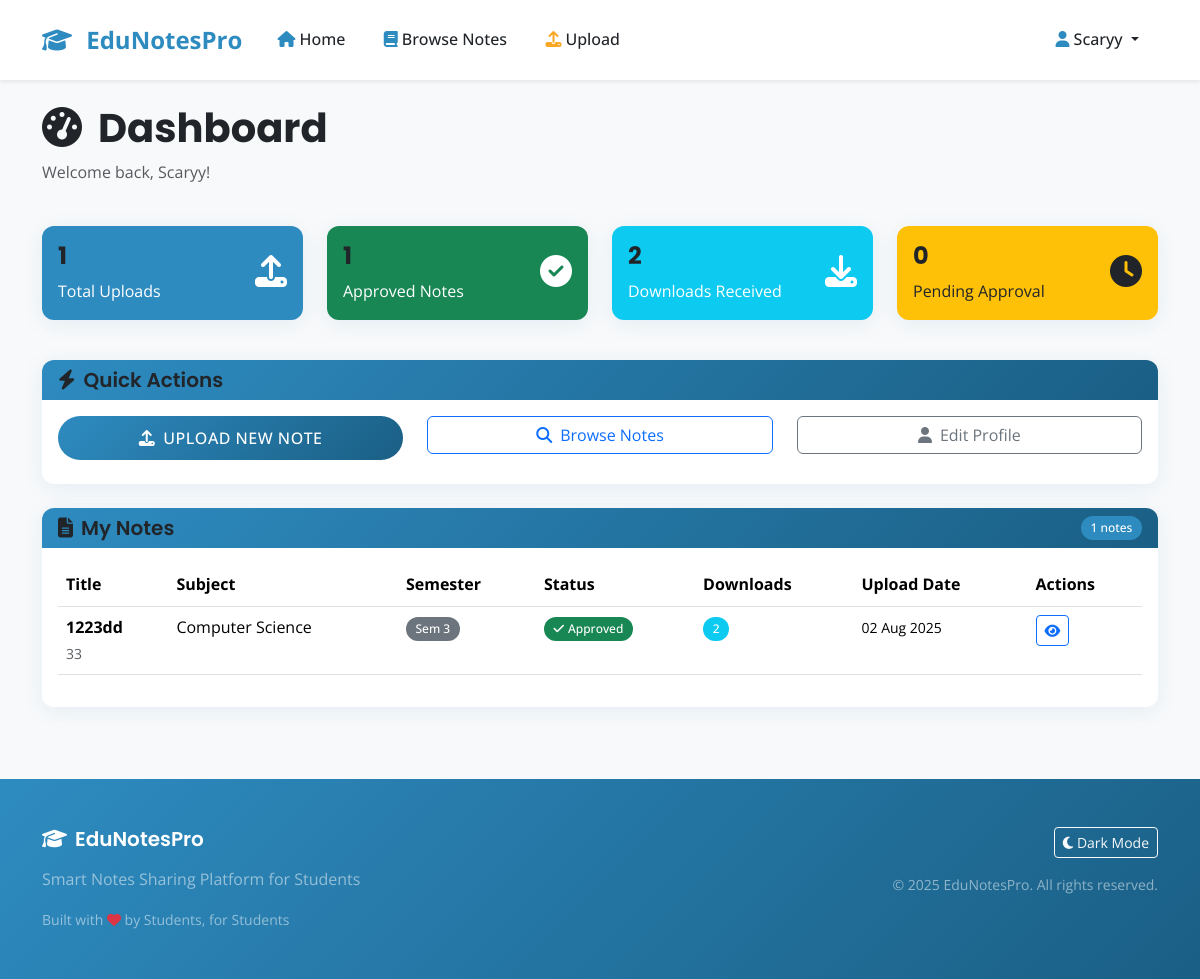
Page /dashboard (signed in) on the committed database.
### models.py (models this page shows, shortened)
class User(UserMixin, db.Model):
    id = db.Column(db.Integer, primary_key=True)
    username = db.Column(db.String(80), unique=True, nullable=False)
    email = db.Column(db.String(120), unique=True, nullable=False)
    password_hash = db.Column(db.String(256), nullable=False)
    is_admin = db.Column(db.Boolean, default=False)
    is_blocked = db.Column(db.Boolean, default=False)
    created_at = db.Column(db.DateTime, default=datetime.utcnow)
    security_question = db.Column(db.String(200))
    security_answer = db.Column(db.String(200))
    notes = db.relationship('Note', backref='author', lazy=True, cascade='all, delete-orphan')
    ratings = db.relationship('Rating', backref='user', lazy=True, cascade='all, delete-orphan')
    comments = db.relationship('Comment', backref='user', lazy=True, cascade='all, delete-orphan')
    downloads = db.relationship('Download', backref='user', lazy=True, cascade='all, delete-orphan')

class Note(db.Model):
    id = db.Column(db.Integer, primary_key=True)
    title = db.Column(db.String(200), nullable=False)
    description = db.Column(db.Text)
    filename = db.Column(db.String(200), nullable=False)
    original_filename = db.Column(db.String(200), nullable=False)
    file_size = db.Column(db.Integer)
    semester = db.Column(db.Integer, nullable=False)
    upload_date = db.Column(db.DateTime, default=datetime.utcnow)
    is_approved = db.Column(db.Boolean, default=False)
    download_count = db.Column(db.Integer, default=0)
    user_id = db.Column(db.Integer, db.ForeignKey('user.id'), nullable=False)
    subject_id = db.Column(db.Integer, db.ForeignKey('subject.id'), nullable=False)
    ratings = db.relationship('Rating', backref='note', lazy=True, cascade='all, delete-orphan')
    comments = db.relationship('Comment', backref='note', lazy=True, cascade='all, delete-orphan')
    downloads = db.relationship('Download', backref='note', lazy=True, cascade='all, delete-orphan')

class Subject(db.Model):
    id = db.Column(db.Integer, primary_key=True)
    name = db.Column(db.String(100), unique=True, nullable=False)
    code = db.Column(db.String(20), unique=True, nullable=False)
    notes = db.relationship('Note', backref='subject', lazy=True)

### routes.py (the view)
@app.route('/dashboard')
def dashboard():
    if 'user_id' not in session:
        flash('Please log in to access dashboard.', 'error')
        return redirect(url_for('login'))
    user = User.query.get(session['user_id'])
    user_notes = Note.query.filter_by(user_id=user.id).all()
    total_uploads = len(user_notes)
    approved_uploads = len([note for note in user_notes if note.is_approved])
    total_downloads_received = sum(note.download_count for note in user_notes)
    return render_template('dashboard.html',
                         user=user,
                         user_notes=user_notes,
                         total_uploads=total_uploads,
                         approved_uploads=approved_uploads,
                         total_downloads_received=total_downloads_received)

### templates/dashboard.html (shortened to what this page needs)
{% extends "base.html" %}
{% block content %}
<div class="container py-4">
    <div class="row mb-4">
        <div class="col-12">
            <h1 class="fw-bold">
                <i class="fas fa-tachometer-alt me-3"></i>Dashboard
            </h1>
            <p class="text-muted">Welcome back, {{ user.username }}!</p>
        </div>
    </div>
    <div class="row mb-4">
        <div class="col-lg-3 col-md-6 mb-3">
            <div class="card bg-primary text-white">
                <div class="card-body">
                    <div class="d-flex justify-content-between">
                        <div>
                            <h4 class="fw-bold">{{ total_uploads }}</h4>
                            <p class="mb-0">Total Uploads</p>
                        </div>
                        <div class="align-self-center">
                            <i class="fas fa-upload fa-2x"></i>
                        </div>
                    </div>
                </div>
            </div>
        </div>
        <div class="col-lg-3 col-md-6 mb-3">
            <div class="card bg-success text-white">
                <div class="card-body">
                    <div class="d-flex justify-content-between">
                        <div>
                            <h4 class="fw-bold">{{ approved_uploads }}</h4>
                            <p class="mb-0">Approved Notes</p>
                        </div>
                        <div class="align-self-center">
                            <i class="fas fa-check-circle fa-2x"></i>
                        </div>
                    </div>
                </div>
            </div>
        </div>
        <div class="col-lg-3 col-md-6 mb-3">
            <div class="card bg-info text-white">
                <div class="card-body">
                    <div class="d-flex justify-content-between">
                        <div>
                            <h4 class="fw-bold">{{ total_downloads_received }}</h4>
                            <p class="mb-0">Downloads Received</p>
                        </div>
                        <div class="align-self-center">
                            <i class="fas fa-download fa-2x"></i>
                        </div>
                    </div>
                </div>
            </div>
        </div>
        <div class="col-lg-3 col-md-6 mb-3">
            <div class="card bg-warning text-dark">
                <div class="card-body">
                    <div class="d-flex justify-content-between">
                        <div>
                            <h4 class="fw-bold">{{ total_uploads - approved_uploads }}</h4>
                            <p class="mb-0">Pending Approval</p>
                        </div>
                        <div class="align-self-center">
                            <i class="fas fa-clock fa-2x"></i>
                        </div>
                    </div>
                </div>
            </div>
        </div>
    </div>
    <div class="row mb-4">
        <div class="col-12">
            <div class="card">
                <div class="card-header">
                    <h5 class="mb-0">
                        <i class="fas fa-bolt me-2"></i>Quick Actions
                    </h5>
                </div>
                <div class="card-body">
                    <div class="row">
                        <div class="col-md-4 mb-2">
                            <a href="{{ url_for('upload_note') }}" class="btn btn-primary w-100">
                                <i class="fas fa-upload me-2"></i>Upload New Note
                            </a>
                        </div>
                        <div class="col-md-4 mb-2">
                            <a href="{{ url_for('view_notes') }}" class="btn btn-outline-primary w-100">
                                <i class="fas fa-search me-2"></i>Browse Notes
                            </a>
                        </div>
                        <div class="col-md-4 mb-2">
                            <a href="{{ url_for('profile') }}" class="btn btn-outline-secondary w-100">
                                <i class="fas fa-user me-2"></i>Edit Profile
                            </a>
                        </div>
                    </div>
                </div>
            </div>
        </div>
    </div>
    <div class="row">
        <div class="col-12">
            <div class="card">
                <div class="card-header d-flex justify-content-between align-items-center">
                    <h5 class="mb-0">
                        <i class="fas fa-file-alt me-2"></i>My Notes
                    </h5>
                    <span class="badge bg-primary">{{ user_notes|length }} notes</span>
                </div>
                <div class="card-body">
                    {% if user_notes %}
                    <div class="table-responsive">
                        <table class="table table-hover">
                            <thead>
                                <tr>
                                    <th>Title</th>
                                    <th>Subject</th>
                                    <th>Semester</th>
                                    <th>Status</th>
                                    <th>Downloads</th>
                                    <th>Upload Date</th>
                                    <th>Actions</th>
                                </tr>
                            </thead>
                            <tbody>
                                {% for note in user_notes %}
                                <tr>
                                    <td>
                                        <strong>{{ note.title }}</strong>
                                        {% if note.description %}
                                        <br><small class="text-muted">{{ note.description[:50] }}{% if note.description|length > 50 %}...{% endif %}</small>
                                        {% endif %}
                                    </td>
                                    <td>{{ note.subject.name }}</td>
                                    <td>
                                        <span class="badge bg-secondary">Sem {{ note.semester }}</span>
                                    </td>
                                    <td>
                                        {% if note.is_approved %}
                                        <span class="badge bg-success">
                                            <i class="fas fa-check me-1"></i>Approved
                                        </span>
                                        {% else %}
                                        <span class="badge bg-warning">
                                            <i class="fas fa-clock me-1"></i>Pending
                                        </span>
                                        {% endif %}
                                    </td>
                                    <td>
                                        <span class="badge bg-info">{{ note.download_count }}</span>
                                    </td>
                                    <td>
                                        <small>{{ note.upload_date.strftime('%d %b %Y') }}</small>
                                    </td>
                                    <td>
                                        <a href="{{ url_for('note_detail', note_id=note.id) }}" class="btn btn-sm btn-outline-primary">
                                            <i class="fas fa-eye"></i>
                                        </a>
                                    </td>
                                </tr>
                                {% endfor %}
                            </tbody>
                        </table>
                    </div>
                    {% endif %}
                </div>
            </div>
        </div>
    </div>
</div>
{% endblock %}

### templates/base.html (shortened to what this page needs)
<!DOCTYPE html>
<html lang="en">
<head>
    <link href="https://cdn.jsdelivr.net/npm/bootstrap@5.3.2/dist/css/bootstrap.min.css" rel="stylesheet">
    <link href="https://cdnjs.cloudflare.com/ajax/libs/font-awesome/6.4.0/css/all.min.css" rel="stylesheet">
    <link href="https://unpkg.com/aos@2.3.1/dist/aos.css" rel="stylesheet">
    <link href="{{ url_for('static', filename='css/custom.css') }}" rel="stylesheet">
    {% block extra_head %}{% endblock %}</head>
<body class="bg-light">
    <nav class="navbar navbar-expand-lg navbar-light bg-white shadow-sm sticky-top">
        <div class="container">
            <a class="navbar-brand fw-bold text-primary" href="{{ url_for('index') }}">
                <i class="fas fa-graduation-cap me-2 text-primary"></i>
                <span style="color: #2E8BC0;">EduNotesPro</span>
            </a>
            <div class="collapse navbar-collapse" id="navbarNav">
                <ul class="navbar-nav me-auto">
                    <li class="nav-item">
                        <a class="nav-link text-dark fw-medium" href="{{ url_for('index') }}">
                            <i class="fas fa-home me-1 text-primary"></i>Home
                        </a>
                    </li>
                    <li class="nav-item">
                        <a class="nav-link text-dark fw-medium" href="{{ url_for('view_notes') }}">
                            <i class="fas fa-book me-1 text-primary"></i>Browse Notes
                        </a>
                    </li>
                    {% if session.user_id %}
                    <li class="nav-item">
                        <a class="nav-link text-dark fw-medium" href="{{ url_for('upload_note') }}">
                            <i class="fas fa-upload me-1 text-warning"></i>Upload
                        </a>
                    </li>
                    {% endif %}
                </ul>
                <ul class="navbar-nav">
                    {% if session.user_id %}
                        <li class="nav-item dropdown">
                            <a class="nav-link dropdown-toggle text-dark fw-medium" href="#" id="navbarDropdown" role="button" data-bs-toggle="dropdown">
                                <i class="fas fa-user me-1 text-primary"></i>{{ session.username }}
                            </a>
                        </li>
                    {% endif %}
                </ul>
            </div>
        </div>
    </nav>
    <main>
        {% block content %}{% endblock %}
    </main>
    <footer class="mt-5 py-5" style="background: linear-gradient(135deg, #2E8BC0 0%, #1a5f85 100%);">
        <div class="container">
            <div class="row">
                <div class="col-md-8">
                    <h5 class="text-white mb-3">
                        <i class="fas fa-graduation-cap me-2"></i>EduNotesPro
                    </h5>
                    <p class="text-white-50 mb-3">Smart Notes Sharing Platform for Students</p>
                    <p class="text-white-50 small mb-0">
                        Built with <i class="fas fa-heart text-danger"></i> by Students, for Students
                    </p>
                </div>
                <div class="col-md-4 text-md-end">
                    <div class="mb-3">
                        <button class="btn btn-outline-light btn-sm" id="themeToggle">
                            <i class="fas fa-moon" id="themeIcon"></i>
                            <span id="themeText">Dark Mode</span>
                        </button>
                    </div>
                    <p class="text-white-50 small mb-0">&copy; 2025 EduNotesPro. All rights reserved.</p>
                </div>
            </div>
        </div>
    </footer>
</body>
</html>

### static/css/custom.css (style rules this page uses)
:root { --primary-color: #2E8BC0; --accent-color: #F9A826; --background-color: #F4F6F7; --text-color: #212529; --card-bg: #ffffff; --border-radius: 12px; --box-shadow: 0 4px 20px rgba(46, 139, 192, 0.1); --hover-shadow: 0 8px 30px rgba(46, 139, 192, 0.15); --gradient-primary: linear-gradient(135deg, #2E8BC0 0%, #1a5f85 100%); --gradient-accent: linear-gradient(135deg, #F9A826 0%, #e6941f 100%); }
body { font-family: 'Open Sans', -apple-system, BlinkMacSystemFont, 'Segoe UI', Roboto, sans-serif; line-height: 1.6; color: var(--text-color); background-color: var(--background-color); }
h1, h2, h3, h4, h5, h6 { font-family: 'Poppins', sans-serif; font-weight: 600; color: var(--text-color); }
.text-primary { color: var(--primary-color) !important; }
.bg-primary { background-color: var(--primary-color) !important; }
.btn-primary { background: var(--gradient-primary); border: none; border-radius: 25px; padding: 10px 30px; font-weight: 500; transition: all 0.3s ease; text-transform: uppercase; letter-spacing: 0.5px; }
.text-warning { color: var(--accent-color) !important; }
.card { border: none; border-radius: var(--border-radius); box-shadow: var(--box-shadow); transition: all 0.3s ease; background: var(--card-bg); overflow: hidden; }
.card-header { background: var(--gradient-primary); color: white; border: none; font-weight: 600; }
.navbar { padding: 1rem 0; transition: all 0.3s ease; }
.navbar-brand { font-size: 1.5rem; font-weight: 700; }
.nav-link { font-weight: 500; transition: all 0.3s ease; border-radius: 6px; margin: 0 0.2rem; padding: 0.5rem 1rem !important; }
.badge { font-weight: 500; padding: 0.5em 0.8em; border-radius: 20px; }

### rows in the picture
User: username "Scaryy"
Note: title "1223dd", description "33", subject.name "Computer Science", semester "3", is_approved True (drawn), download_count "2", upload_date "02 Aug 2025"

### other values in the picture
{{ total_uploads }} "1"
{{ approved_uploads }} "1"
{{ total_downloads_received }} "2"
{{ total_uploads - approved_uploads }} "0"
{{ user_notes|length }} "1"
